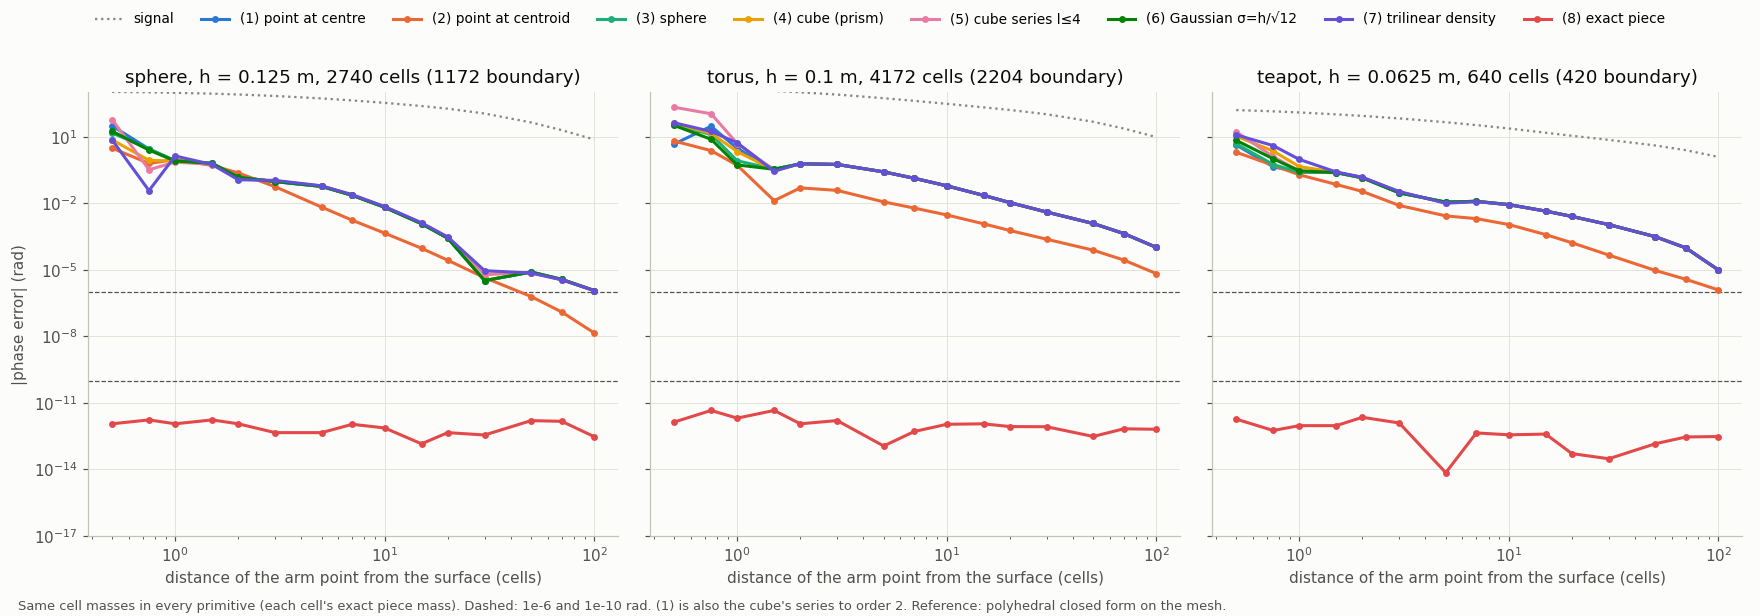

The script that saved this image:
"""The primitive each voxel cell is read as, for the same cell masses.

    python primitives.py     # primitives.png, primitives.md, primitives.json

Every cell carries the mass of its exact piece (interior cells ρh³, boundary cells ρ·fill·h³); only
the shape the read gives that mass changes:
    (1) point at the cell centre             (= the cube's series to order 2: a cube has no quadrupole)
    (2) point at the piece's centroid
    (3) uniform sphere of the cell's volume at the centre (radius 0.620 h; neighbours overlap)
    (4) uniform cube of side h at the centre (Nagy prism / polyhedral form; Cavendish's near kernel)
    (5) the cube's series to order 4 (monopole + l = 4 hexadecapole; Cavendish's far kernel)
    (6) Gaussian blob, σ = h/√12 (the cube's second moment), at the centre
    (7) trilinear density: cell values as samples of a continuous field (each cell a tent of
        half-width h), field = the cube's field averaged over a cube of offsets, 3×3×3 Gauss–Legendre
    (8) the exact clipped piece (interior cubes + pieces)
Reference: the polyhedral closed form on the mesh. The arm point is 0.5–100 cells from the surface.
Each primitive's cost is timed here, numpy, per (cell, point) pair.
"""

from __future__ import annotations

import json
import math
import sys
import time
from pathlib import Path

import matplotlib

matplotlib.use("Agg")
import matplotlib.pyplot as plt  # noqa: E402
import numpy as np  # noqa: E402
from scipy.special import erf  # noqa: E402

sys.path.insert(0, str(Path(__file__).resolve().parent))
import shapes_lib as L  # noqa: E402

SHAPES = {"sphere": 0.125, "torus": 0.1, "teapot": 0.0625}
CELLS = np.array([0.5, 0.75, 1, 1.5, 2, 3, 5, 7, 10, 15, 20, 30, 50, 70, 100])
NAMES = ["(1) point at centre", "(2) point at centroid", "(3) sphere", "(4) cube (prism)",
         "(5) cube series l≤4", "(6) Gaussian σ=h/√12", "(7) trilinear density", "(8) exact piece"]
COLOURS = ["#2a78d6", "#eb6834", "#1baf7a", "#eda100", "#e87ba4", "#008300", "#6250d6", "#e34948"]


def g_spheres(m: np.ndarray, c: np.ndarray, a: float, pts: np.ndarray) -> np.ndarray:
    out = np.zeros((len(pts), 3))
    step = max(1, 2_000_000 // len(pts))
    for s in range(0, len(m), step):
        r = c[None, s : s + step] - pts[:, None]
        rl = np.linalg.norm(r, axis=2)
        k = np.where(rl >= a, 1 / np.maximum(rl, 1e-300) ** 3, 1 / a**3)
        out += (m[None, s : s + step, None] * r * k[..., None]).sum(axis=1)
    return out


def g_gauss(m: np.ndarray, c: np.ndarray, sigma: float, pts: np.ndarray) -> np.ndarray:
    out = np.zeros((len(pts), 3))
    step = max(1, 2_000_000 // len(pts))
    for s in range(0, len(m), step):
        r = c[None, s : s + step] - pts[:, None]
        rl = np.maximum(np.linalg.norm(r, axis=2), 1e-12)
        q = rl / (math.sqrt(2) * sigma)
        enc = erf(q) - 2 / math.sqrt(math.pi) * q * np.exp(-q * q)
        out += (m[None, s : s + step, None] * r * (enc / rl**3)[..., None]).sum(axis=1)
    return out


def g_series4(m: np.ndarray, c: np.ndarray, h: float, pts: np.ndarray) -> np.ndarray:
    """Point mass + the cube's l = 4 term, U₄ = A(5Σxᵢ⁴/r⁹ − 3/r⁵), A = −(7/60)(h/2)⁴ m, x = p − c."""
    out = L.g_points(m, c, pts)
    step = max(1, 2_000_000 // len(pts))
    for s in range(0, len(m), step):
        x = pts[:, None] - c[None, s : s + step]
        r = np.linalg.norm(x, axis=2)
        big_s = (x**4).sum(axis=2)
        a = -(7 / 60) * (h / 2) ** 4 * m[None, s : s + step]
        g = a[..., None] * (20 * x**3 / r[..., None] ** 9 - 45 * (big_s / r**11)[..., None] * x
                            + 15 * x / r[..., None] ** 7)
        out += g.sum(axis=1)
    return out


def g_trilinear(fill: np.ndarray, c: np.ndarray, h: float, pts: np.ndarray) -> np.ndarray:
    x, w = np.polynomial.legendre.leggauss(3)
    u = 0.5 * h * x
    w = 0.5 * w
    offs = np.array([[a, b, d] for a in u for b in u for d in u])
    wts = np.array([wa * wb * wd for wa in w for wb in w for wd in w])
    shifted = np.concatenate([pts - o for o in offs])
    g = L.g_cubes(c, h, fill, shifted).reshape(len(offs), len(pts), 3)
    return np.einsum("q,qpk->pk", wts, g)


def main() -> None:
    res: dict[str, object] = {}
    timing: dict[str, float] = {}
    for name, h in SHAPES.items():
        mesh = L.mesh_by_name(name)
        pts = L.tower(mesh, CELLS * h)
        g_ref = L.g_mesh(mesh.tris, pts)
        vox = L.voxelise(mesh, h)
        n_in = len(vox.interior)
        c = np.concatenate([vox.interior_centres, vox.boundary_centres])
        cen = np.concatenate([vox.interior_centres, vox.centroid])
        fill = np.concatenate([np.ones(n_in), vox.frac])
        m = fill * h**3
        a = h * (3 / (4 * math.pi)) ** (1 / 3)
        runs = {
            NAMES[0]: lambda: L.g_points(m, c, pts),
            NAMES[1]: lambda: L.g_points(m, cen, pts),
            NAMES[2]: lambda: g_spheres(m, c, a, pts),
            NAMES[3]: lambda: L.g_cubes(c, h, fill, pts),
            NAMES[4]: lambda: g_series4(m, c, h, pts),
            NAMES[5]: lambda: g_gauss(m, c, h / math.sqrt(12), pts),
            NAMES[6]: lambda: g_trilinear(fill, c, h, pts),
            NAMES[7]: lambda: L.g_cubes(vox.interior_centres, h, np.ones(n_in), pts)
            + L.g_mesh(vox.piece_tris, pts),
        }
        errs = {}
        for key, fn in runs.items():
            t0 = time.perf_counter()
            g = fn()
            dt = time.perf_counter() - t0
            errs[key] = (L.phase(g) - L.phase(g_ref)).tolist()
            timing.setdefault(key, 0.0)
            timing[key] = max(timing[key], 0.0) + dt / (len(m) * len(pts)) * 1e9 / len(SHAPES)
        # The cube series against the cube itself, one cell, far: a check on g_series4.
        far = np.array([[7.3 * h, 2.9 * h, -4.1 * h]]) + c[0]
        one = np.array([1.0])
        rel = np.linalg.norm(g_series4(one * h**3, c[:1], h, far) - L.g_cubes(c[:1], h, one, far)) \
            / np.linalg.norm(L.g_cubes(c[:1], h, one, far))
        res[name] = {"h": h, "cells": CELLS.tolist(), "signal": L.phase(g_ref).tolist(), "err": errs,
                     "n_cells": len(m), "n_piece_tris": len(vox.piece_tris), "n_boundary": len(vox.frac),
                     "series_check_at_9_cells": float(rel)}
        print(name, {k: f"{abs(v[0]):.1e}" for k, v in errs.items()}, f"series check {rel:.1e}", flush=True)
    res["timing_ns_per_cell_point"] = timing
    (L.HERE / "primitives.json").write_text(json.dumps(res, indent=1))
    plot()


def plot() -> None:
    res = json.loads((L.HERE / "primitives.json").read_text())
    timing = res.pop("timing_ns_per_cell_point")
    plt.rcParams.update({"font.size": 10, "axes.edgecolor": "#c3c2b7", "axes.labelcolor": "#52514e",
                         "xtick.color": "#52514e", "ytick.color": "#52514e", "axes.titlecolor": "#0b0b0b",
                         "figure.facecolor": "#fcfcfb", "axes.facecolor": "#fcfcfb"})
    fig, axes = plt.subplots(1, 3, figsize=(16, 5.6), sharey=True)
    lines = ["| primitive | " + " | ".join(f"{n} at 0.5 / 1 / 3 / 10 / 100 cells" for n in res) + " | numpy ns per (cell, point) |",
             "|---|" + "---|" * len(res) + "---|"]
    picks = [0.5, 1, 3, 10, 100]
    table: dict[str, list[str]] = {k: [] for k in NAMES}
    for ax, (name, r) in zip(axes, res.items()):
        x = np.array(r["cells"])
        ax.loglog(x, np.abs(r["signal"]), ":", color="#898781", lw=1.5, label="signal")
        for tol in (1e-6, 1e-10):
            ax.axhline(tol, color="#52514e", lw=0.8, ls="--")
        for key, colour in zip(NAMES, COLOURS):
            e = np.abs(np.array(r["err"][key]))
            ax.loglog(x, np.maximum(e, 1e-17), "-", color=colour, lw=2, marker="o", ms=3.5, label=key)
            table[key].append(" / ".join(f"{e[list(x).index(p)]:.0e}" for p in picks))
        ax.set_title(f"{name}, h = {r['h']} m, {r['n_cells']} cells ({r['n_boundary']} boundary)")
        ax.set_xlabel("distance of the arm point from the surface (cells)")
        ax.set_ylim(1e-17, 1e3)
        ax.grid(True, which="major", color="#e1e0d9", lw=0.6)
        for s in ("top", "right"):
            ax.spines[s].set_visible(False)
    axes[0].set_ylabel("|phase error| (rad)")
    h_, l_ = axes[0].get_legend_handles_labels()
    fig.legend(h_, l_, loc="upper center", ncol=9, frameon=False, fontsize=9)
    fig.text(0.01, 0.01, "Same cell masses in every primitive (each cell's exact piece mass). Dashed: 1e-6 "
             "and 1e-10 rad. (1) is also the cube's series to order 2. Reference: polyhedral closed form on "
             "the mesh.", fontsize=8.5, color="#52514e")
    fig.subplots_adjust(left=0.05, right=0.99, top=0.85, bottom=0.13, wspace=0.06)
    fig.savefig(L.HERE / "primitives.png", dpi=110)
    for key in NAMES:
        lines.append(f"| {key} | " + " | ".join(table[key]) + f" | {timing[key]:.0f} |")
    (L.HERE / "primitives.md").write_text("\n".join(lines) + "\n", encoding="utf-8")


if __name__ == "__main__":
    main() if len(sys.argv) < 2 else plot()
